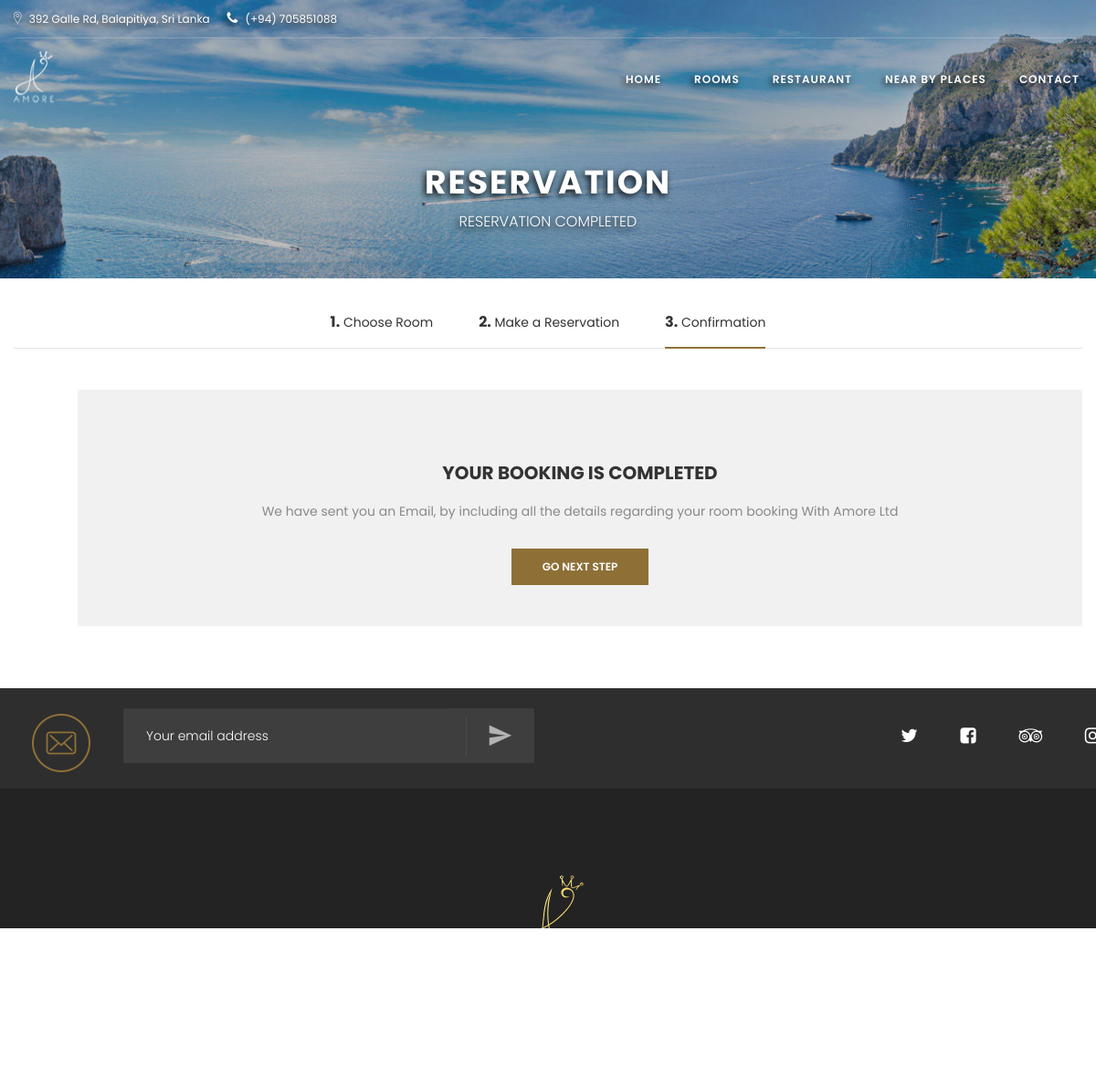
Screenshot of /booking_feedback.php with the database file from the repository.
### tables this page shows
CREATE TABLE IF NOT EXISTS `settings` (
  `setting` char(50) NOT NULL,
  `value` char(50) DEFAULT NULL
);

### templates/common.php (called while the page is built, shortened)
<?php
function getCompanyName()
{
    include('config.php');
    $result = mysqli_query($conn2, "SELECT `value` FROM `settings` WHERE `setting`='company_name'");
    if ($result && mysqli_num_rows($result) > 0) {
        $row = mysqli_fetch_assoc($result);
        return $row['value'];
    }
    return null;
}
function getContactMobileNumber()
{
    include('config.php');
    $result = mysqli_query($conn2, "SELECT `value` FROM `settings` WHERE `setting`='mobile_number'");
    if ($result && mysqli_num_rows($result) > 0) {
        $row = mysqli_fetch_assoc($result);
        return $row['value'];
    }
    return null;
}
function getAddress()
{
    include('config.php');
    $result = mysqli_query($conn2, "SELECT `value` FROM settings WHERE `setting`='address'");
    if ($result && mysqli_num_rows($result) > 0) {
        $row = mysqli_fetch_assoc($result);
        return $row['value'];
    }
    return null;
}
?>

### booking_feedback.php (the view)
<?php include_once('templates/header.php'); ?>
    <section class="banner-tems text-center">
        <div class="container">
            <div class="banner-content">
                <h2>RESERVATION</h2>
                <p>RESERVATION COMPLETED</p>
            </div>
        </div>
    </section>
    <section class="section-reservation-page">
        <div class="container">
            <div class="reservation-page">
                <div class="reservation_step">
                    <ul>
                        <li><a href="#"><span>1.</span> Choose Room</a></li>
                        <li><a href="#"><span>2.</span> Make a Reservation</a></li>
                        <li class="active"><a href="#"><span>3.</span> Confirmation</a></li>
                    </ul>
                </div>
                <div class="row">
                    <div class="col-lg-12 col-md-12 col-sm-12 col-xs-12">
                        <div class="reservation_content">
                            <div class="reservation-chosen-message bg-gray text-center">
                                <h4>Your booking is Completed</h4>
                                <p>We have sent you an Email, by including all the details regarding your room booking With <?php echo getCompanyName(); ?></p>
                                <a href="#" class="btn btn-room">GO NEXT STEP</a>
                            </div>
                        </div>
                    </div>
                </div>
            </div>
        </div>
    </section>
<?php include_once('templates/footer.php'); ?>

### templates/header.php (shortened to what this page needs)
<?php include('common.php');  ?>
<!DOCTYPE html>
<html lang="en">
<head>
    <link rel="stylesheet" type="text/css" href="css/home/font-awesome.css">
    <link rel="stylesheet" type="text/css" href="css/home/ionicons.min.css">
    <link rel="stylesheet" type="text/css" href="css/home/owl.carousel.min.css">
    <link rel="stylesheet" type="text/css" href="css/home/gallery.css">
    <link rel="stylesheet" type="text/css" href="css/home/vit-gallery.css">
    <link rel="stylesheet" type="text/css" href="css/home/bootstrap-select.min.css">
    <link rel="stylesheet" type="text/css" href="css/home/bootstrap-datepicker.css" />
    <link rel="stylesheet" href="css/home/styles.css">
</head>
<body>
    <header class="header-sky">
        <div class="container">
            <div class="header-top">
                <div class="header-top-left">
                    <span style="text-shadow: -2px 3px 7px rgba(0,0,0,0.9);"><i class="ion-ios-location-outline"></i> <?php echo getAddress(); ?></span>
                    <span style="text-shadow: -2px 3px 7px rgba(0,0,0,0.9);"><i class="fa fa-phone" aria-hidden="true"></i> <?php echo getContactMobileNumber(); ?></span>
                </div>
            </div>
        </div>
        <div class="menu-header">
            <nav class="navbar navbar-fixed-top">
                <div class="container">
                    <div class="navbar-header ">
                        <a class="navbar-brand" href="index.php" title="Hotel Amore Logo"><img src="images/logos/white-logo.png" alt="Hotel Amore Logo"></a>
                    </div>
                    <div class="collapse navbar-collapse">
                        <ul class="nav navbar-nav navbar-right">
                            <li <?php if((getScriptName() == "home.php") || getScriptName() == "") echo 'class="active"'; else '' ?>><a href="home.php" title="Home">Home</a></li>
                            <li <?php if(getScriptName() == "rooms.php" || getScriptName() == "room.php") echo 'class="active"'; else '' ?>><a href="rooms.php" title="Rooms">Rooms</a></li>
                            <li <?php if(getScriptName() == "restaurant.php") echo 'class="active"'; else '' ?>><a href="restaurant.php" title="Restaurant">Restaurant</a></li>
                            <li <?php if(getScriptName() == "near_by_places.php") echo 'class="active"'; else '' ?>><a href="near_by_places.php" title="Near by Places">Near by Places</a></li>
                            <li <?php if(getScriptName() == "contact.php") echo 'class="active"'; else '' ?>><a href="contact.php" title="Contact">Contact</a></li>
                        </ul>
                    </div>
                </div>
            </nav>
        </div>
    </header>

### rows the page displays
settings: value "392 Galle Rd, Balapitiya, Sri Lanka"
settings: value "(+94) 705851088"
settings: value "Amore Ltd"
